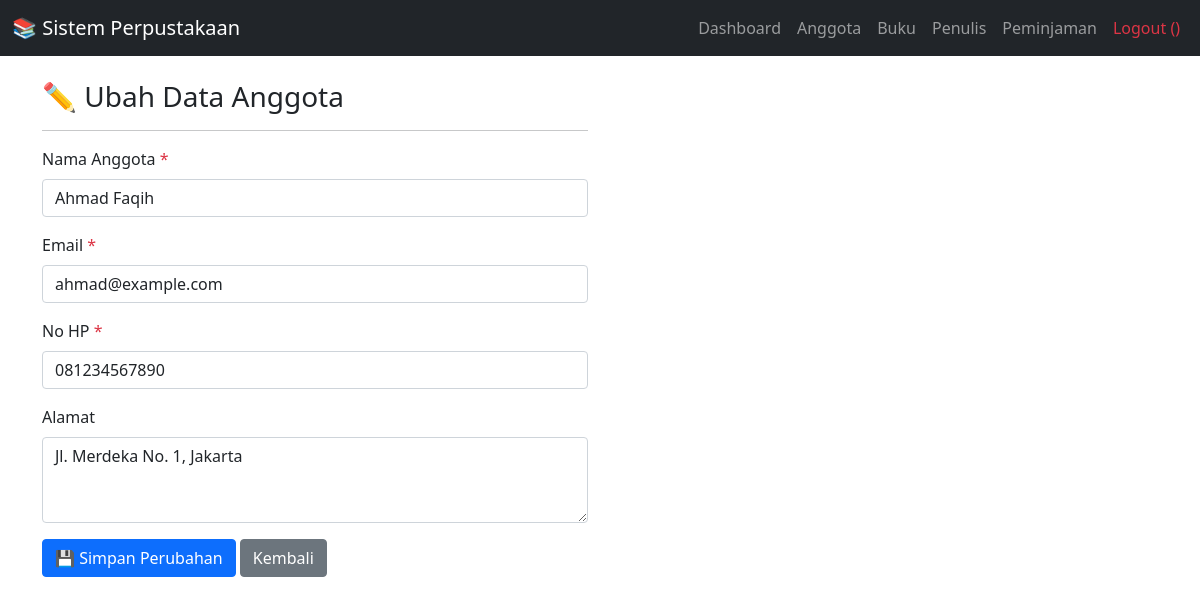
The page /view/anggota/edit.php?id=1 (signed in) on the database its author committed.
### tables this page shows
CREATE TABLE anggota (
    id_anggota INT AUTO_INCREMENT PRIMARY KEY,
    nama VARCHAR(100) NOT NULL,
    email VARCHAR(100) UNIQUE,
    no_hp VARCHAR(15) UNIQUE,
    alamat TEXT,
    created_at TIMESTAMP DEFAULT CURRENT_TIMESTAMP,
    updated_at TIMESTAMP DEFAULT CURRENT_TIMESTAMP ON UPDATE CURRENT_TIMESTAMP
);

### controller/anggota.php (called while the page is built, shortened)
<?php
class ControllerAnggota {
    private $conn;
    public function __construct($conn) {
        $this->conn = $conn;
    }
    public function getAnggotaById($id) {
        $query = "SELECT * FROM anggota WHERE id_anggota = ?";
        $stmt = $this->conn->prepare($query);
        $stmt->bind_param("i", $id);
        $stmt->execute();
        return $stmt->get_result()->fetch_assoc();
    }
}
?>

### view/anggota/edit.php (the view, shortened to what this page needs)
<?php
require_once __DIR__ . '/../../database/koneksi.php';
require_once __DIR__ . '/../../controller/anggota.php';
require_once __DIR__ . '/../../layout/header.php';
require_once __DIR__ . '/../../layout/navigasi.php';
$controllerAnggota = new ControllerAnggota($conn);
$id = (int)$_GET['id'];
$data = $controllerAnggota->getAnggotaById($id);
?>
<div class="container py-4">
    <div class="row">
        <div class="col-md-6">
            <h3>✏️ Ubah Data Anggota</h3>
            <hr>
            <form action="" method="POST">
                <div class="mb-3">
                    <label for="nama" class="form-label">
                        Nama Anggota <span class="text-danger">*</span>
                    </label>
                    <input type="text"
                           class="form-control"
                           id="nama"
                           name="nama"
                           required
                           value="<?= htmlspecialchars($data['nama']); ?>">
                </div>
                <div class="mb-3">
                    <label for="email" class="form-label">
                        Email <span class="text-danger">*</span>
                    </label>
                    <input type="email"
                           class="form-control"
                           id="email"
                           name="email"
                           required
                           value="<?= htmlspecialchars($data['email']); ?>">
                </div>
                <div class="mb-3">
                    <label for="no_hp" class="form-label">
                        No HP <span class="text-danger">*</span>
                    </label>
                    <input type="text"
                           class="form-control"
                           id="no_hp"
                           name="no_hp"
                           required
                           value="<?= htmlspecialchars($data['no_hp']); ?>">
                </div>
                <div class="mb-3">
                    <label for="alamat" class="form-label">Alamat</label>
                    <textarea class="form-control"
                              id="alamat"
                              name="alamat"
                              rows="3"><?= htmlspecialchars($data['alamat']); ?></textarea>
                </div>
                <div class="mb-3">
                    <button class="btn btn-primary" type="submit" name="submit">
                        💾 Simpan Perubahan
                    </button>
                    <a href="index.php" class="btn btn-secondary">Kembali</a>
                </div>
            </form>
        </div>
    </div>
</div>
<?php require_once __DIR__ . '/../../layout/footer.php'; ?>

### rows shown on the page
anggota: nama "Ahmad Faqih", email "ahmad@example.com", no_hp "081234567890", alamat "Jl. Merdeka No. 1, Jakarta"
